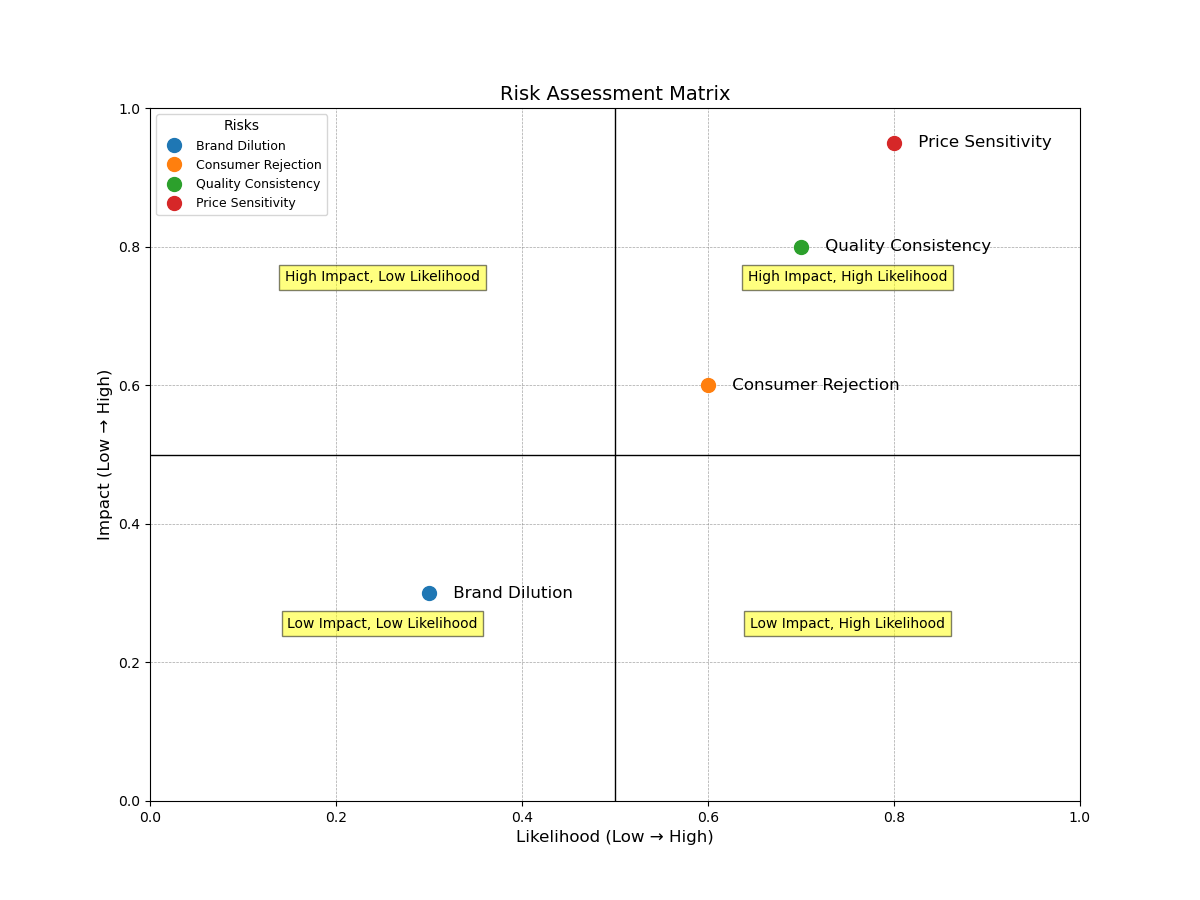

Reproduce this figure in Python.
import matplotlib.pyplot as plt

risks = {
    "Brand Dilution": (0.3, 0.3),
    "Consumer Rejection": (0.6, 0.6),
    "Quality Consistency": (0.7, 0.8),
    "Price Sensitivity": (0.8, 0.95)
}

fig, ax = plt.subplots(figsize=(12, 9))
ax.set_xlim(0, 1)
ax.set_ylim(0, 1)

ax.set_xlabel('Likelihood (Low → High)', fontsize=12)
ax.set_ylabel('Impact (Low → High)', fontsize=12)

ax.axhline(0.5, color='black', linewidth=1)
ax.axvline(0.5, color='black', linewidth=1)

ax.text(0.25, 0.75, "High Impact, Low Likelihood", fontsize=10, ha='center', bbox=dict(facecolor='yellow', alpha=0.5))
ax.text(0.75, 0.75, "High Impact, High Likelihood", fontsize=10, ha='center', bbox=dict(facecolor='yellow', alpha=0.5))
ax.text(0.25, 0.25, "Low Impact, Low Likelihood", fontsize=10, ha='center', bbox=dict(facecolor='yellow', alpha=0.5))
ax.text(0.75, 0.25, "Low Impact, High Likelihood", fontsize=10, ha='center', bbox=dict(facecolor='yellow', alpha=0.5))

for risk, (x, y) in risks.items():
    ax.plot(x, y, 'o', markersize=10, label=risk)
    ax.text(x + 0.02, y, f" {risk}", fontsize=12, verticalalignment='center')

ax.legend(loc='upper left', fontsize=9, title="Risks")

ax.grid(color='grey', linestyle='--', linewidth=0.5, alpha=0.7)

plt.title('Risk Assessment Matrix', fontsize=14)

plt.savefig('risk_heatmap.png')

plt.show()
